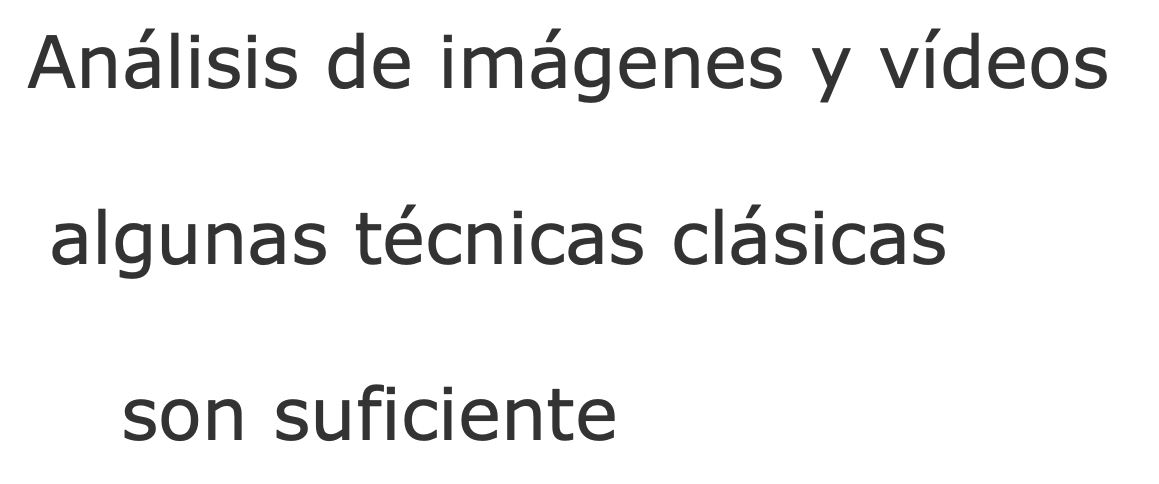
#> input picture Image Processing/images/words.png, 1159 x 484 px, found by its file name
$ jupyter execute P1_Ejercicio1.ipynb
#> lines starting #> are read from the running program, lines starting #| are printed output that depends on the picture; after the words box and inside, x2 and y2 are one past the last pixel; in counts of white or black regions, pixels touching at a corner belong together
# Práctica 1

### Ejercicio 1

[cell 1]
from PIL import Image
import numpy as np
from skimage.filters import threshold_otsu
import math

[cell 2]
im = Image.open("words.png")
#> im is the input picture: PIL image 1159x484 RGBA; mean R, G, B, A 240.1, 240.1, 240.1, 255
im.mode
#> Out = 'RGBA'

[cell 3]
im = im.convert('L')
#> im: PIL image 1159x484 L
print(im.mode)
#| L
I = np.array(im)
im

[cell 4]
np.histogram(I, bins = 256, range = (0,255))[0]
#> Out = 256 values, max 513628 at index 255, min 0 at index 0, mean 2191.2

[cell 5]
def Otsu(I):
    th = threshold_otsu(I)
    mask = np.zeros(I.shape)
    mask[I<=th] = 255
    mask = 255 - mask

    return mask

[cell 6]
def Dilatado(I,size):

    B = np.zeros((size,size))
    res = np.full(I.shape,255)

    for i in range(I.shape[0] - size + 1):
        for j in range(I.shape[1] - size + 1):
            if B[0][0] in I[i:i+size, j:j+size]:
                res[i + size//2,j + size//2] = 0


    return res

[cell 7]
def union_find(lis):
    #Función que encuentra la unión de varios conjuntos que comparten elementos entre sí.
    #Necesaria para la resolución de equivalencias en componentes conexas.
    lis = map(set, lis)
    unions = []
    for item in lis:
        temp = []
        for s in unions:
            if not s.isdisjoint(item):
                item = s.union(item)
            else:
                temp.append(s)
        temp.append(item)
        unions = temp
    return unions

[cell 8]
def Label(I, bounding_box = False):

    #A continuación aplicamos componentes conexas. Empezamos con la primera pasada.
    comp_mat = np.zeros(I.shape)
    equivalencias = []
    componentes = 0

    for i in range(I.shape[0]):
        for j in range(I.shape[1]):
            if I[i,j] == 0:
                pass

            elif i == 0 and j == 0:
                componentes += 1
                comp_mat[i,j] = componentes

            elif i == 0:
                if I[i,j] == I[i,j-1]:
                    comp_mat[i,j] = comp_mat[i,j-1]

                else:  #Creamos componente
                    componentes += 1
                    comp_mat[i,j] = componentes

            elif j == 0:
                if I[i,j] == I[i-1,j+1]:
                    comp_mat[i,j] = comp_mat[i-1,j+1]

                elif I[i,j] == I[i-1,j]:
                    comp_mat[i,j] = comp_mat[i-1,j]

                else:  #Creamos componente
                    componentes += 1
                    comp_mat[i,j] = componentes

            elif j == I.shape[1] - 1:
                if I[i,j] == I[i-1,j]:
                    comp_mat[i,j] = comp_mat[i-1,j]

                elif I[i,j] == I[i-1,j-1]:
                    comp_mat[i,j] = comp_mat[i-1,j-1]

                elif I[i,j] == I[i,j-1]:
                    comp_mat[i,j] = comp_mat[i,j-1]

                else:  #Creamos componente
                    componentes += 1
                    comp_mat[i,j] = componentes


            else:
                comp_vecinos = [comp_mat[i-1,j+1], comp_mat[i-1,j], comp_mat[i-1,j-1] ,comp_mat[i,j-1]]
                if I[i,j] == I[i-1,j+1]:
                    comp_mat[i,j] = comp_mat[i-1,j+1]

                elif I[i,j] == I[i-1,j]:
                    comp_mat[i,j] = comp_mat[i-1,j]

                elif I[i,j] == I[i-1,j-1]:
                    comp_mat[i,j] = comp_mat[i-1,j-1]

                elif I[i,j] == I[i,j-1]:
                    comp_mat[i,j] = comp_mat[i,j-1]

                else: #Creamos componente
                    componentes += 1
                    comp_mat[i,j] = componentes

                aux = set(cv for cv in comp_vecinos if cv != 0)
                if len(aux) > 1: #colisión de etiquetas encontrada
                    relacion = list(aux)
                    if relacion not in equivalencias:
                        equivalencias.append(relacion)  #Almacenamos la relación en una lista si no estaba antes


    #Segunda pasada para resolver equivalencias

    comp_no_aisladas = set(e for lista in equivalencias for e in lista)
    for comp in range(1,componentes+1):
        if comp not in comp_no_aisladas:
            equivalencias.append([comp])

    equivalencias = union_find(equivalencias) #Unimos las equivalencias

    dic_equivalencias = {}
    c = 1
    for clase in equivalencias:
        dic_equivalencias[c] = clase
        c += 1


    #Creamos la matriz final de componentes con las equivalencias resueltas
    final_comp_matrix = np.zeros(comp_mat.shape)
    for i in range(comp_mat.shape[0]):
        for j in range(comp_mat.shape[1]):
            for k in dic_equivalencias.keys():
                if comp_mat[i,j] in dic_equivalencias[k]:
                    final_comp_matrix[i,j] = k

    #Dibujamos la caja de mínima inclusión en caso de que el parámetro bounding_box sea True
    if bounding_box:
        final_comp_matrix_bb = final_comp_matrix.copy()
        for comp in dic_equivalencias:
            lista_indices = []
            for i in range(final_comp_matrix.shape[0]):
                for j in range(final_comp_matrix.shape[1]):
                    if final_comp_matrix[i,j] == comp:
                        lista_indices.append((i,j))

            min_x = min(lista_indices, key = lambda t: t[0])[0]
            max_x = max(lista_indices, key = lambda t: t[0])[0]
            min_y = min(lista_indices, key = lambda t: t[1])[1]
            max_y = max(lista_indices, key = lambda t: t[1])[1]

            for x in range(min_x, max_x + 4):
                final_comp_matrix_bb[x-3:x,min_y -3: min_y] = len(dic_equivalencias) + 1
                final_comp_matrix_bb[x-3:x,max_y: max_y + 3] = len(dic_equivalencias) + 1

            for y in range(min_y, max_y + 4):
                final_comp_matrix_bb[min_x -3: min_x , y-3:y] = len(dic_equivalencias) + 1
                final_comp_matrix_bb[max_x :max_x + 3,y-3:y] = len(dic_equivalencias) + 1

        return final_comp_matrix_bb

    return final_comp_matrix

[cell 9]
def deteccionTexto(I):

    #Primero aplicamos Otsu para umbralizar la imagen de entrada
    mask = Otsu(I)
#> in Otsu, `th = threshold_otsu(I)`: th = 157

    S1 = Dilatado(mask,15)

    S2 = abs(S1 - 255)

    comp_matrix = Label(S2, bounding_box = True)

    im = np.uint8(I)
    im_RGB = Image.fromarray(im).convert('RGB')
    I2 = np.array(im_RGB)

    componente_caja = np.amax(comp_matrix)
    for i in range(I.shape[0]):
        for j in range(I.shape[1]):
            if comp_matrix[i,j] == componente_caja:
                I2[i,j,0] = 0
                I2[i,j,1] = 0
                I2[i,j,2] = 255

    im2 = Image.fromarray(I2)

    return im2

[cell 10]
S = deteccionTexto(I)
#> in deteccionTexto, `mask = Otsu(I)`:
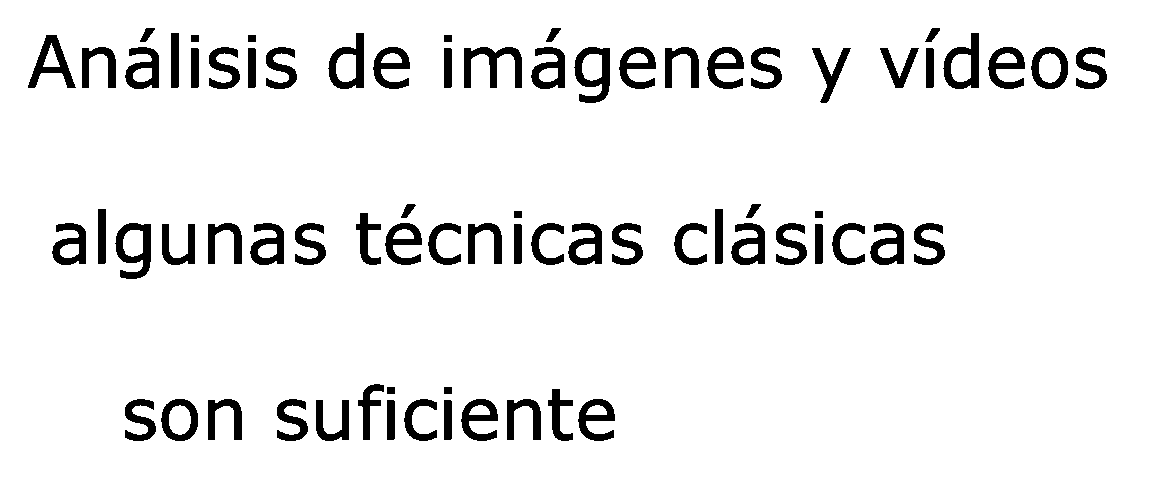
#> mask: shape (484, 1159) float64; 92.6% white; 73 black regions, largest, box (x1, y1, x2, y2) and area: (464, 47, 522, 88) 1082, (574, 47, 610, 103) 1037, (115, 223, 151, 279) 1037
#> after the loop in Dilatado, `for i in range(I.shape[0] - size + 1):`:
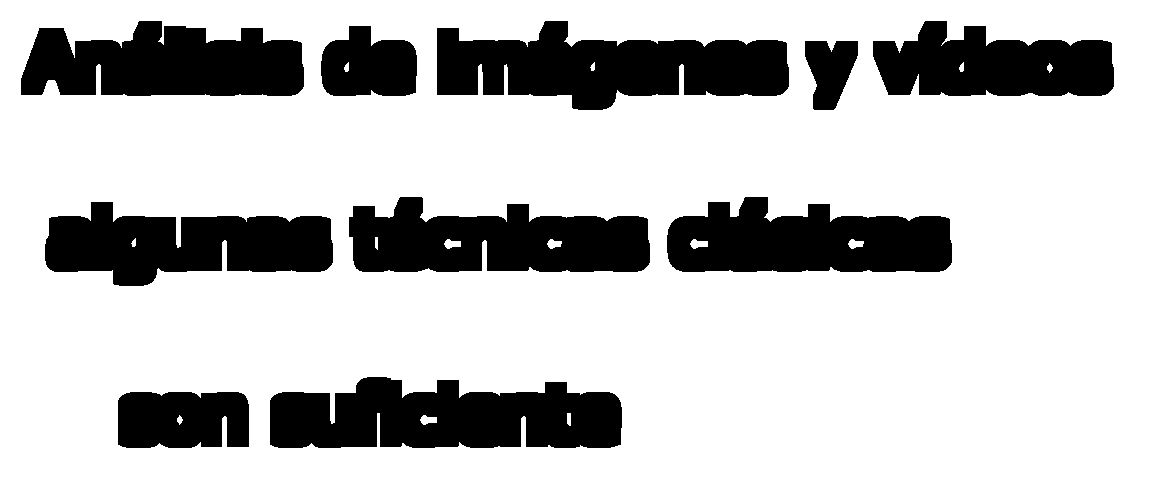
#> res: shape (484, 1159) int64; 76.3% white; 10 black regions, largest, box (x1, y1, x2, y2) and area: (437, 21, 789, 110) 19982, (270, 377, 622, 448) 19673, (349, 197, 650, 272) 16790
#> after the loop in Label, `for i in range(I.shape[0]):`:
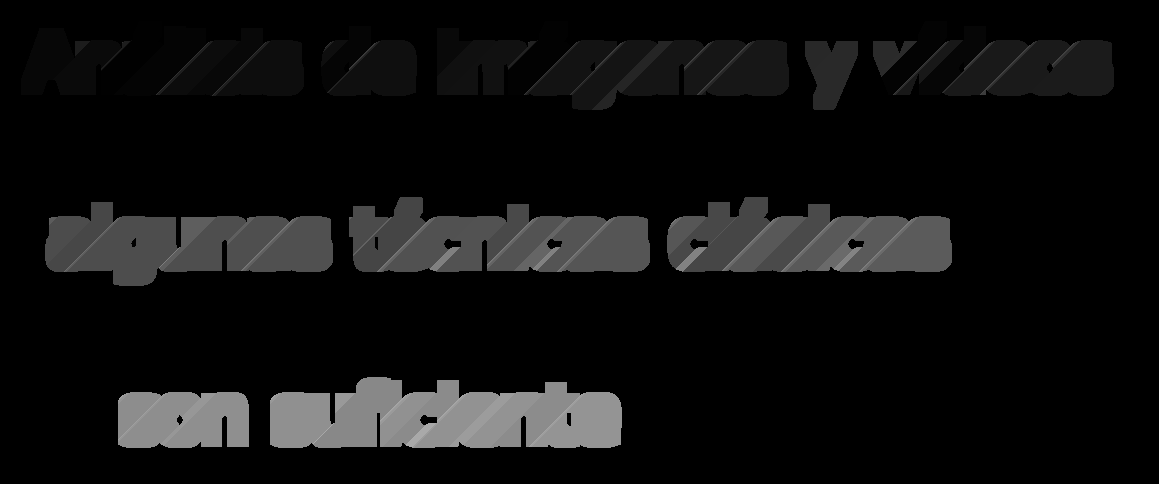
#> comp_mat: shape (484, 1159) float64; min 0, max 170, mean 15.8
#> after the loop in Label, `for i in range(comp_mat.shape[0]):`:
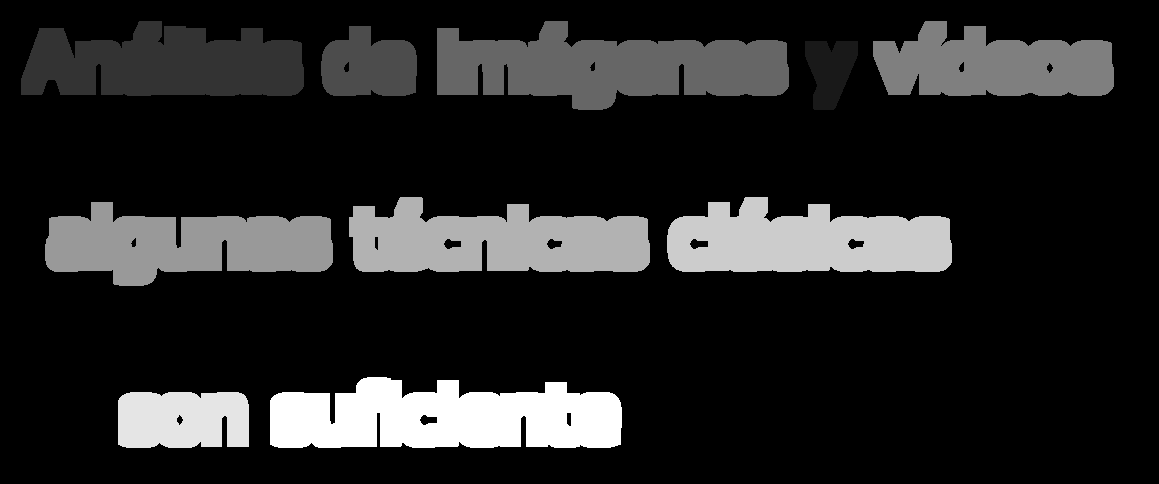
#> final_comp_matrix: shape (484, 1159) float64; min 0, max 10, mean 1.43; drawn with min black and max white
#> after the loop in Label, `for comp in dic_equivalencias:`:
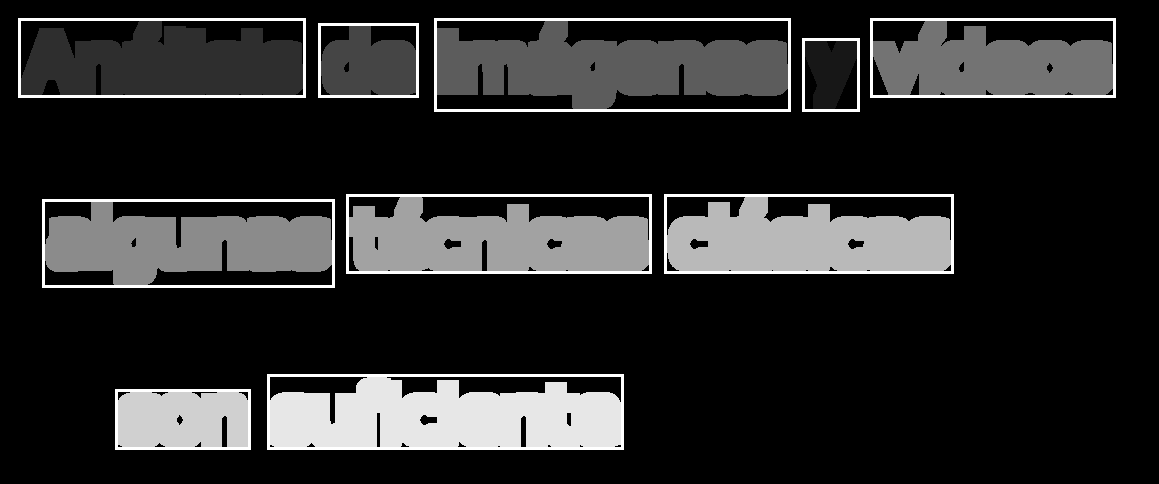
#> final_comp_matrix_bb: shape (484, 1159) float64; min 0, max 11, mean 1.79; drawn with min black and max white
#> in deteccionTexto, `componente_caja = np.amax(comp_matrix)`: componente_caja = 11
#> after the loop in deteccionTexto, `for i in range(I.shape[0]):`:
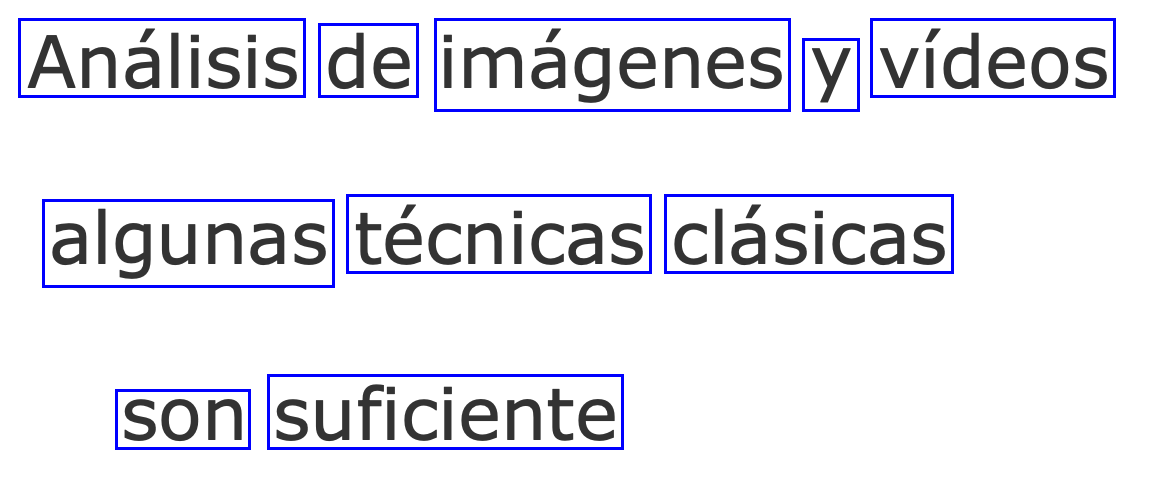
#> I2: shape (484, 1159, 3); mean R, G, B 231.5, 231.5, 240.1
